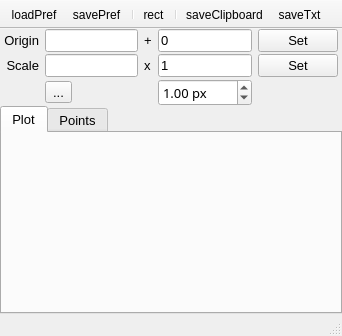
<?xml version="1.0" encoding="UTF-8"?>
<ui version="4.0">
 <class>FindPeaks</class>
 <widget class="QMainWindow" name="FindPeaks">
  <property name="geometry">
   <rect>
    <x>0</x>
    <y>0</y>
    <width>342</width>
    <height>336</height>
   </rect>
  </property>
  <property name="windowTitle">
   <string>MainWindow</string>
  </property>
  <property name="iconSize">
   <size>
    <width>20</width>
    <height>20</height>
   </size>
  </property>
  <property name="unifiedTitleAndToolBarOnMac">
   <bool>true</bool>
  </property>
  <widget class="QWidget" name="centralwidget">
   <layout class="QVBoxLayout" name="verticalLayout" stretch="0,0">
    <property name="spacing">
     <number>0</number>
    </property>
    <property name="leftMargin">
     <number>0</number>
    </property>
    <property name="topMargin">
     <number>0</number>
    </property>
    <property name="rightMargin">
     <number>0</number>
    </property>
    <property name="bottomMargin">
     <number>0</number>
    </property>
    <item>
     <widget class="QFrame" name="frame">
      <property name="font">
       <font>
        <pointsize>10</pointsize>
       </font>
      </property>
      <property name="frameShape">
       <enum>QFrame::NoFrame</enum>
      </property>
      <property name="frameShadow">
       <enum>QFrame::Raised</enum>
      </property>
      <layout class="QGridLayout" name="gridLayout_2" columnstretch="0,0,0,0,0">
       <property name="leftMargin">
        <number>4</number>
       </property>
       <property name="topMargin">
        <number>0</number>
       </property>
       <property name="rightMargin">
        <number>4</number>
       </property>
       <property name="bottomMargin">
        <number>0</number>
       </property>
       <property name="verticalSpacing">
        <number>2</number>
       </property>
       <item row="2" column="1">
        <widget class="QToolButton" name="direction">
         <property name="text">
          <string>...</string>
         </property>
         <property name="icon">
          <iconset resource="../../resources/icons/icons.qrc">
           <normaloff>:/icons/lineoutH.png</normaloff>
           <normalon>:/icons/lineoutV.png</normalon>:/icons/lineoutH.png</iconset>
         </property>
         <property name="checkable">
          <bool>true</bool>
         </property>
         <property name="neutrinoSave" stdset="0">
          <bool>true</bool>
         </property>
        </widget>
       </item>
       <item row="1" column="1">
        <widget class="QLineEdit" name="scale">
         <property name="font">
          <font>
           <pointsize>10</pointsize>
          </font>
         </property>
         <property name="readOnly">
          <bool>true</bool>
         </property>
        </widget>
       </item>
       <item row="2" column="3">
        <widget class="QDoubleSpinBox" name="param">
         <property name="font">
          <font>
           <family>Lucida Sans</family>
           <pointsize>10</pointsize>
          </font>
         </property>
         <property name="suffix">
          <string> px</string>
         </property>
         <property name="maximum">
          <double>1000.000000000000000</double>
         </property>
         <property name="value">
          <double>1.000000000000000</double>
         </property>
         <property name="neutrinoSave" stdset="0">
          <bool>true</bool>
         </property>
        </widget>
       </item>
       <item row="1" column="0">
        <widget class="QLabel" name="label_2">
         <property name="font">
          <font>
           <pointsize>10</pointsize>
          </font>
         </property>
         <property name="text">
          <string>Scale</string>
         </property>
         <property name="alignment">
          <set>Qt::AlignRight|Qt::AlignTrailing|Qt::AlignVCenter</set>
         </property>
        </widget>
       </item>
       <item row="0" column="0">
        <widget class="QLabel" name="label">
         <property name="font">
          <font>
           <pointsize>10</pointsize>
          </font>
         </property>
         <property name="text">
          <string>Origin</string>
         </property>
         <property name="alignment">
          <set>Qt::AlignRight|Qt::AlignTrailing|Qt::AlignVCenter</set>
         </property>
        </widget>
       </item>
       <item row="0" column="1">
        <widget class="QLineEdit" name="origin">
         <property name="font">
          <font>
           <pointsize>10</pointsize>
          </font>
         </property>
         <property name="readOnly">
          <bool>true</bool>
         </property>
        </widget>
       </item>
       <item row="0" column="4">
        <widget class="QPushButton" name="setOrigin">
         <property name="font">
          <font>
           <pointsize>10</pointsize>
          </font>
         </property>
         <property name="text">
          <string>Set</string>
         </property>
        </widget>
       </item>
       <item row="0" column="3">
        <widget class="QLineEdit" name="originOffset">
         <property name="font">
          <font>
           <pointsize>10</pointsize>
          </font>
         </property>
         <property name="text">
          <string>0</string>
         </property>
         <property name="neutrinoSave" stdset="0">
          <bool>true</bool>
         </property>
        </widget>
       </item>
       <item row="1" column="3">
        <widget class="QLineEdit" name="scaleOffset">
         <property name="font">
          <font>
           <pointsize>10</pointsize>
          </font>
         </property>
         <property name="text">
          <string>1</string>
         </property>
         <property name="neutrinoSave" stdset="0">
          <bool>true</bool>
         </property>
        </widget>
       </item>
       <item row="1" column="4">
        <widget class="QPushButton" name="setScale">
         <property name="font">
          <font>
           <pointsize>10</pointsize>
          </font>
         </property>
         <property name="text">
          <string>Set</string>
         </property>
        </widget>
       </item>
       <item row="0" column="2">
        <widget class="QLabel" name="label_3">
         <property name="text">
          <string>+</string>
         </property>
        </widget>
       </item>
       <item row="1" column="2">
        <widget class="QLabel" name="label_4">
         <property name="text">
          <string>x</string>
         </property>
        </widget>
       </item>
      </layout>
     </widget>
    </item>
    <item>
     <widget class="QTabWidget" name="tabWidget">
      <property name="font">
       <font>
        <pointsize>10</pointsize>
       </font>
      </property>
      <property name="currentIndex">
       <number>0</number>
      </property>
      <widget class="QWidget" name="tab_plot">
       <attribute name="title">
        <string>Plot</string>
       </attribute>
       <layout class="QGridLayout" name="gridLayout">
        <property name="leftMargin">
         <number>0</number>
        </property>
        <property name="topMargin">
         <number>4</number>
        </property>
        <property name="rightMargin">
         <number>0</number>
        </property>
        <property name="bottomMargin">
         <number>0</number>
        </property>
        <item row="0" column="0">
         <widget class="nCustomPlotMouseX" name="plot" native="true"/>
        </item>
       </layout>
      </widget>
      <widget class="QWidget" name="tab_points">
       <attribute name="title">
        <string>Points</string>
       </attribute>
       <layout class="QGridLayout" name="gridLayout_3">
        <property name="leftMargin">
         <number>0</number>
        </property>
        <property name="topMargin">
         <number>4</number>
        </property>
        <property name="rightMargin">
         <number>0</number>
        </property>
        <property name="bottomMargin">
         <number>0</number>
        </property>
        <item row="0" column="0">
         <widget class="QTableWidget" name="points">
          <property name="font">
           <font>
            <pointsize>10</pointsize>
           </font>
          </property>
          <property name="alternatingRowColors">
           <bool>true</bool>
          </property>
          <property name="selectionMode">
           <enum>QAbstractItemView::ContiguousSelection</enum>
          </property>
          <property name="selectionBehavior">
           <enum>QAbstractItemView::SelectRows</enum>
          </property>
          <attribute name="horizontalHeaderStretchLastSection">
           <bool>true</bool>
          </attribute>
          <column>
           <property name="text">
            <string>X</string>
           </property>
          </column>
          <column>
           <property name="text">
            <string>Y</string>
           </property>
          </column>
         </widget>
        </item>
       </layout>
      </widget>
     </widget>
    </item>
   </layout>
  </widget>
  <widget class="QToolBar" name="toolBar">
   <property name="windowTitle">
    <string>toolBar</string>
   </property>
   <property name="movable">
    <bool>false</bool>
   </property>
   <property name="floatable">
    <bool>false</bool>
   </property>
   <attribute name="toolBarArea">
    <enum>TopToolBarArea</enum>
   </attribute>
   <attribute name="toolBarBreak">
    <bool>false</bool>
   </attribute>
   <addaction name="actionLoadPref"/>
   <addaction name="actionSavePref"/>
   <addaction name="separator"/>
   <addaction name="actionRect"/>
   <addaction name="separator"/>
   <addaction name="actionClipboard"/>
   <addaction name="actionTxt"/>
  </widget>
  <widget class="QStatusBar" name="statusBar">
   <property name="font">
    <font>
     <pointsize>10</pointsize>
    </font>
   </property>
  </widget>
  <action name="actionLoadPref">
   <property name="icon">
    <iconset>
     <normaloff>:icons//loadPref.png</normaloff>:icons//loadPref.png</iconset>
   </property>
   <property name="text">
    <string>loadPref</string>
   </property>
   <property name="toolTip">
    <string>Load Preferences</string>
   </property>
  </action>
  <action name="actionSavePref">
   <property name="icon">
    <iconset>
     <normaloff>:icons//savePref.png</normaloff>:icons//savePref.png</iconset>
   </property>
   <property name="text">
    <string>savePref</string>
   </property>
   <property name="toolTip">
    <string>Save Preferences</string>
   </property>
  </action>
  <action name="actionClipboard">
   <property name="icon">
    <iconset>
     <normaloff>:icons//saveClipboard.png</normaloff>:icons//saveClipboard.png</iconset>
   </property>
   <property name="text">
    <string>saveClipboard</string>
   </property>
   <property name="toolTip">
    <string>Copy to Clipboard</string>
   </property>
  </action>
  <action name="actionTxt">
   <property name="icon">
    <iconset>
     <normaloff>:icons//saveTxt.png</normaloff>:icons//saveTxt.png</iconset>
   </property>
   <property name="text">
    <string>saveTxt</string>
   </property>
   <property name="toolTip">
    <string>Export TXT</string>
   </property>
  </action>
  <action name="actionRect">
   <property name="icon">
    <iconset>
     <normaloff>:icons//rect.png</normaloff>:icons//rect.png</iconset>
   </property>
   <property name="text">
    <string>rect</string>
   </property>
   <property name="toolTip">
    <string>Show Region</string>
   </property>
  </action>
 </widget>
 <customwidgets>
  <customwidget>
   <class>nCustomPlotMouseX</class>
   <extends>QWidget</extends>
   <header>nCustomPlots.h</header>
   <container>1</container>
  </customwidget>
 </customwidgets>
 <resources>
  <include location="../../resources/icons/icons.qrc"/>
 </resources>
 <connections/>
</ui>
